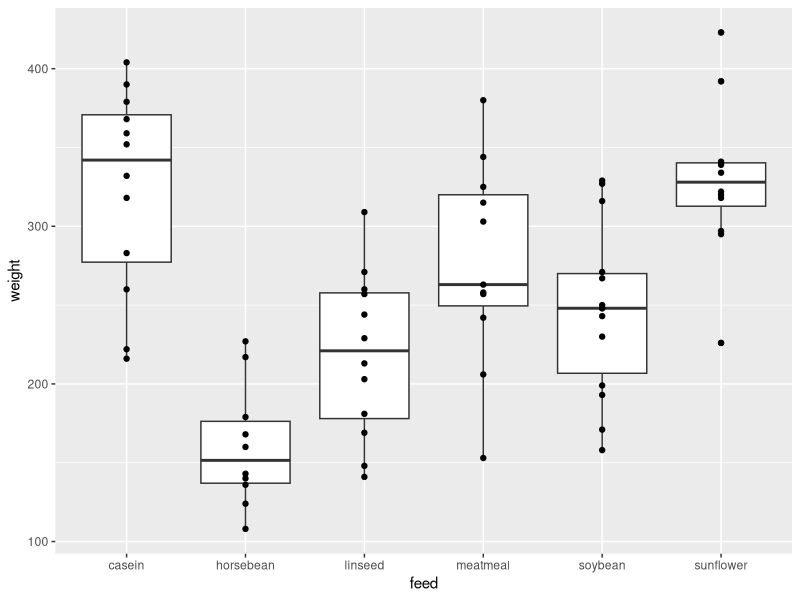
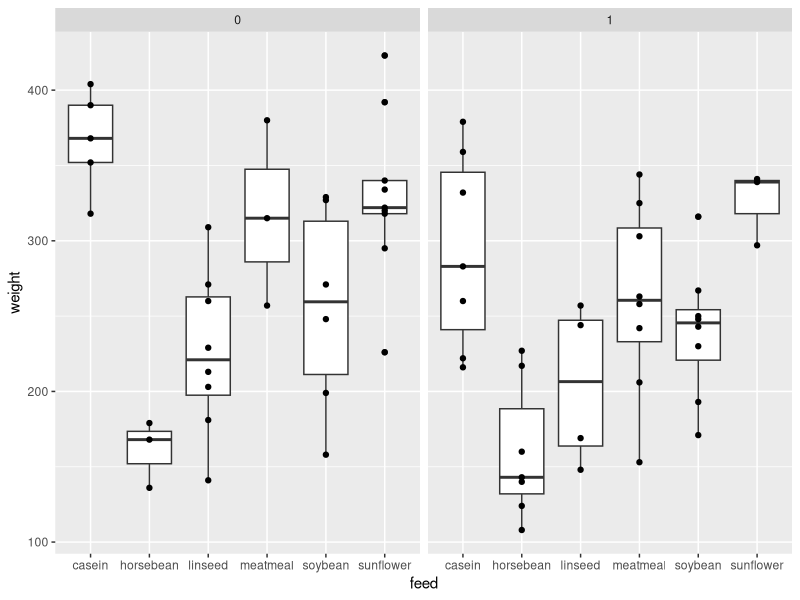

The R source for these figures, in order:
## ---- chunk 1
knitr::opts_chunk$set(echo = FALSE)
## ---- chunk 2
#install.packages("knitr")
library(knitr)
## ---- chunk 3
data(chickwts)
head(chickwts, n=10)
nrow(chickwts)
## ---- chunk 4
mod <- summary(lm(weight ~ feed, data=chickwts))
## ---- chunk 5
chickwts$dead <- sample(c(0,1), size=nrow(chickwts), replace = T)
chickwts$color <- sample(c("blue", "green", "red"), size=nrow(chickwts), replace=T)
chickwts$eyecolor <- sample(c("yellow", "orange", "purple"), size=nrow(chickwts), replace=T)

table(chickwts$dead, chickwts$feed, chickwts$color)
table(chickwts$dead, chickwts$feed, chickwts$eyecolor)

## ---- chunk 6
# note- this chunk has warning=F and message=F to hide the messages from uploading these packages!
library(ggplot2)
library(tidyverse)
chickwts %>%
  ggplot(aes(x = feed, y = weight)) + 
  geom_boxplot() + 
  geom_point()

chickwts %>%
  ggplot(aes(x = feed, y = weight)) + 
  geom_boxplot() + 
  geom_point() +
  facet_wrap(~dead)
